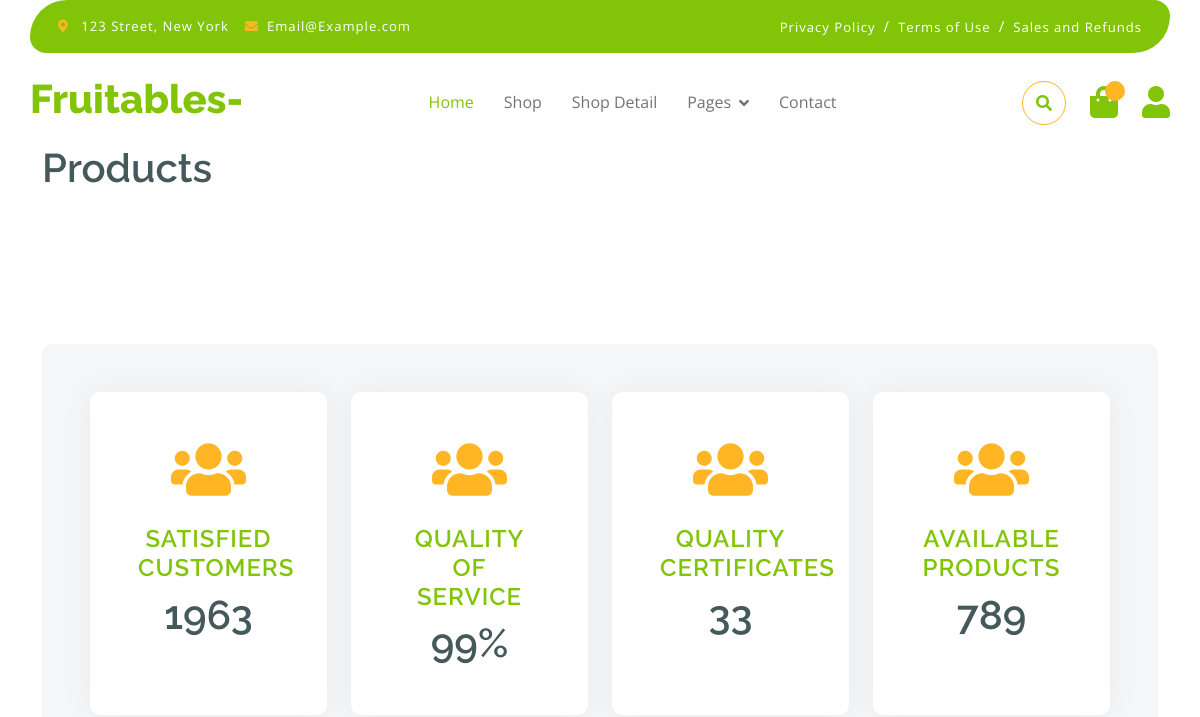
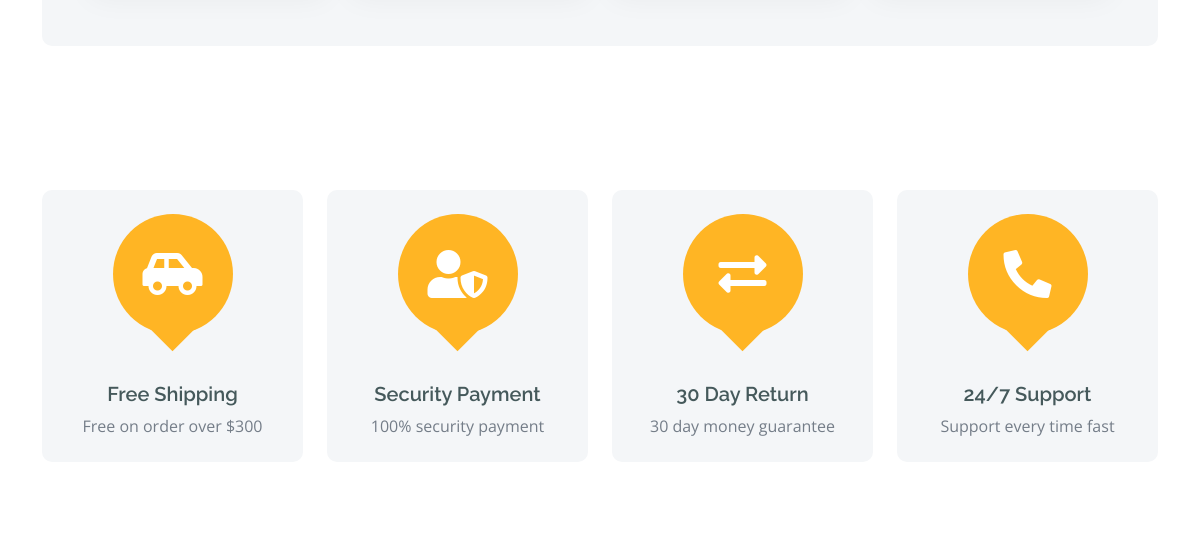
The app's page / (upper part), older data (2 pictures, top to bottom).
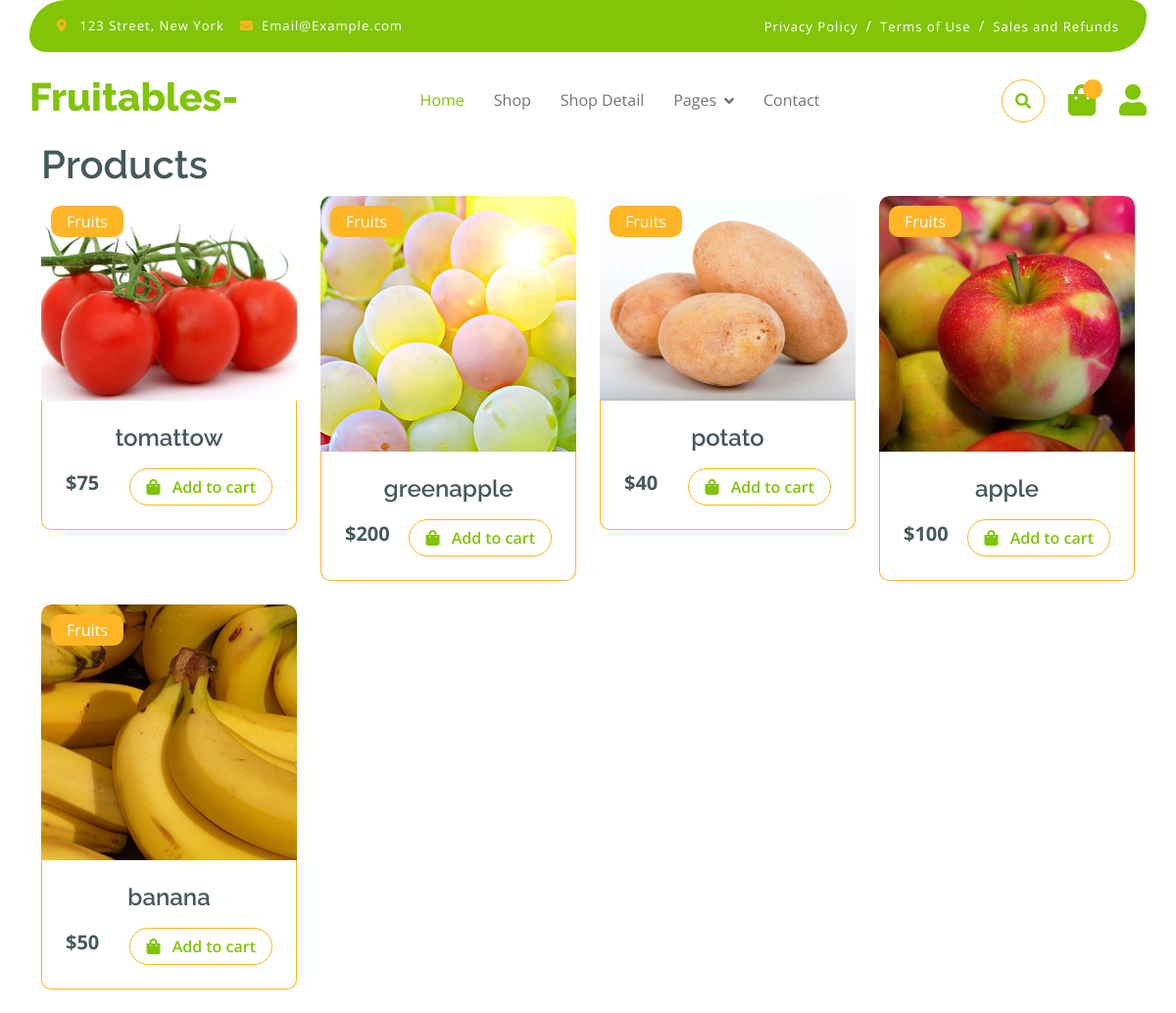
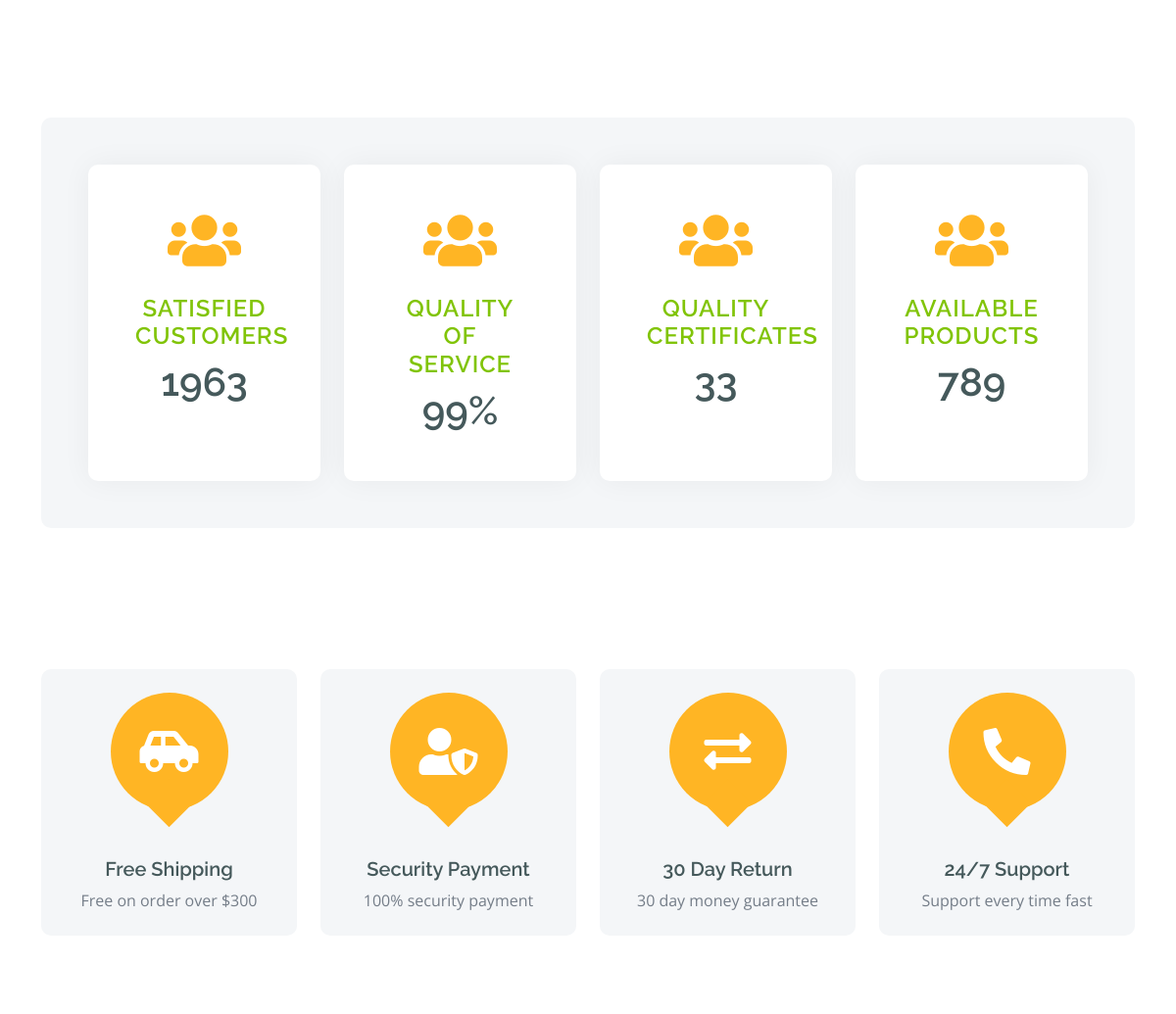
The same page, newer data (2 pictures, top to bottom).
### app/models.py (models this page shows, shortened)
class Product(models.Model):
    name = models.CharField(max_length=50, blank=True, null=True)
    desc = models.TextField(blank=True, null=True)
    price = models.IntegerField(blank=True, null=True)
    image = models.ImageField(
        upload_to='images', default='image not available')
    thumbnails = models.ImageField(upload_to='thumbnail', blank=True)
    categ = models.ForeignKey(
        'category', on_delete=models.CASCADE, blank=True, null=True)
    created = models.DateTimeField(auto_now=True)
    class Meta:
        ordering = ['-created']

### app/views.py (the view)
# urls.py: path('',index,name='index'),
def index(request, *args, **kwargs):
    products = Product.objects.all()
    category = Category.objects.all()
    context = {'products': products, 'category': category}
    return render(request, 'products.html', context)

### templates/products.html (shortened to what this page needs)
{% extends "index.html" %}
{% block products %}
<div class="container-fluid fruite py-5">
    <div class="container py-5">
        <div class="tab-class text-center">
            <div class="row g-4">
                <div class="col-lg-4 text-start">
                    <h1>Our Organic Products</h1>
                </div>
                <div class="col-lg-8 text-end">
                    <ul class="nav nav-pills d-inline-flex text-center mb-5">
                        <li class="nav-item">
                            <a class="d-flex m-2 py-2 bg-light rounded-pill active" data-bs-toggle="pill" href="#tab-1">
                                <span class="text-dark" style="width: 130px;">All Products</span>
                            </a>
                        </li>
                        {% for i in category  %}
                          <li class="nav-item">
                            <a class="d-flex py-2 m-2 bg-light rounded-pill"  href="">
                                <span class="text-dark" style="width: 130px;">{{i.name}}</span>
                            </a>
                        </li>
                        {% endfor %}
                    </ul>
                </div>
            </div>
            <div class="tab-content">
                <div id="tab-1" class="tab-pane fade show p-0 active">
                    <div class="row g-4">
                        <div class="col-lg-12">
                            <div class="row g-4">
                              {% for i in products  %}
                                <div class="col-md-6 col-lg-4 col-xl-3" >
                                    <div class="rounded position-relative fruite-item" >
                                        <div class="fruite-img">
                                            <img src="{{i.image}}" class="img-fluid w-100 rounded-top" alt="">
                                        </div>
                                        <div class="text-white bg-secondary px-3 py-1 rounded position-absolute" style="top: 10px; left: 10px;">Fruits</div>
                                        <div class="p-4 border border-secondary border-top-0 rounded-bottom">
                                            <h4>{{i.name}}</h4>
                                            <div class="d-flex justify-content-between flex-lg-wrap">
                                                <p class="text-dark fs-5 fw-bold mb-0"> ${{i.price}}</p>
                                                <a href="{% url 'addtocart' i.id %}" class="btn border border-secondary rounded-pill px-3 text-primary"><i class="fa fa-shopping-bag me-2 text-primary"></i> Add to cart</a>
                                            </div>
                                        </div>
                                    </div>
                                </div>
                              {%endfor%}
                            </div>
                        </div>
                    </div>
                </div>
            </div>
        </div>
    </div>
  </div>
{% endblock products %}

### templates/index.html (shortened to what this page needs)
{% load static %}
<!DOCTYPE html>
<html lang="en">
  <head>
    <link
      rel="stylesheet"
      href="https://use.fontawesome.com/releases/v5.15.4/css/all.css"
    />
    <link
      href="https://cdn.jsdelivr.net/npm/bootstrap-icons@1.4.1/font/bootstrap-icons.css"
      rel="stylesheet"
    />
    <link
      href="{% static 'lib/lightbox/css/lightbox.min.css' %}"
      rel="stylesheet"
    />
    <link
      href="{% static 'lib/owlcarousel/assets/owl.carousel.min.css' %}"
      rel="stylesheet"
    />
    <link href="{% static 'css1/bootstrap.min.css' %}" rel="stylesheet" />
    <link href="{% static 'css1/style.css' %}" rel="stylesheet" />
  </head>
  <body>
    <div class="container-fluid fixed-top">
      <div class="container topbar bg-primary d-none d-lg-block">
        <div class="d-flex justify-content-between">
          <div class="top-info ps-2">
            <small class="me-3"
              ><i class="fas fa-map-marker-alt me-2 text-secondary"></i>
              <a href="#" class="text-white">123 Street, New York</a></small
            >
            <small class="me-3"
              ><i class="fas fa-envelope me-2 text-secondary"></i
              ><a href="#" class="text-white">Email@Example.com</a></small
            >
          </div>
          <div class="top-link pe-2">
            <a href="#" class="text-white"
              ><small class="text-white mx-2">Privacy Policy</small>/</a
            >
            <a href="#" class="text-white"
              ><small class="text-white mx-2">Terms of Use</small>/</a
            >
            <a href="#" class="text-white"
              ><small class="text-white ms-2">Sales and Refunds</small></a
            >
          </div>
        </div>
      </div>
      <div class="container px-0">
        <nav class="navbar navbar-light bg-white navbar-expand-xl">
          <a href="index.html" class="navbar-brand"
            ><h1 class="text-primary display-6">Fruitables-</h1></a
          >
          <div class="collapse navbar-collapse bg-white" id="navbarCollapse">
            <div class="navbar-nav mx-auto">
              <a href="{% url 'index' %}" class="nav-item nav-link active">Home</a>
              <a href="{% url 'shop' %}" class="nav-item nav-link">Shop</a>
              <a href="shop-detail.html" class="nav-item nav-link"
                >Shop Detail</a
              >
              <div class="nav-item dropdown">
                <a
                  href="#"
                  class="nav-link dropdown-toggle"
                  data-bs-toggle="dropdown"
                  >Pages</a
                >
              </div>
              <a href="contact.html" class="nav-item nav-link">Contact</a>
            </div>
            <div class="d-flex m-3 me-0">
              <button
                class="btn-search btn border border-secondary btn-md-square rounded-circle bg-white me-4"
                data-bs-toggle="modal"
                data-bs-target="#searchModal"
              >
                <i class="fas fa-search text-primary"></i>
              </button>
              <a href="{% url 'cart' %}" class="position-relative me-4 my-auto">
                <i class="fa fa-shopping-bag fa-2x"></i>
                <span
                  class="position-absolute bg-secondary rounded-circle d-flex align-items-center justify-content-center text-dark px-1"
                  style="top: -5px; left: 15px; height: 20px; min-width: 20px"
                  >{{cart_count}}</span
                >
              </a>
              <a href="#" class="my-auto">
                <i class="fas fa-user fa-2x"></i>
              </a>
            </div>
          </div>
        </nav>
      </div>
    </div>
      {% block products %}
      {% endblock products %}
    <div class="container-fluid py-5">
      <div class="container">
        <div class="bg-light p-5 rounded">
          <div class="row g-4 justify-content-center">
            <div class="col-md-6 col-lg-6 col-xl-3">
              <div class="counter bg-white rounded p-5">
                <i class="fa fa-users text-secondary"></i>
                <h4>satisfied customers</h4>
                <h1>1963</h1>
              </div>
            </div>
            <div class="col-md-6 col-lg-6 col-xl-3">
              <div class="counter bg-white rounded p-5">
                <i class="fa fa-users text-secondary"></i>
                <h4>quality of service</h4>
                <h1>99%</h1>
              </div>
            </div>
            <div class="col-md-6 col-lg-6 col-xl-3">
              <div class="counter bg-white rounded p-5">
                <i class="fa fa-users text-secondary"></i>
                <h4>quality certificates</h4>
                <h1>33</h1>
              </div>
            </div>
            <div class="col-md-6 col-lg-6 col-xl-3">
              <div class="counter bg-white rounded p-5">
                <i class="fa fa-users text-secondary"></i>
                <h4>Available Products</h4>
                <h1>789</h1>
              </div>
            </div>
          </div>
        </div>
      </div>
    </div>
    <div class="container-fluid featurs py-5">
      <div class="container py-5">
        <div class="row g-4">
          <div class="col-md-6 col-lg-3">
            <div class="featurs-item text-center rounded bg-light p-4">
              <div
                class="featurs-icon btn-square rounded-circle bg-secondary mb-5 mx-auto"
              >
                <i class="fas fa-car-side fa-3x text-white"></i>
              </div>
              <div class="featurs-content text-center">
                <h5>Free Shipping</h5>
                <p class="mb-0">Free on order over $300</p>
              </div>
            </div>
          </div>
          <div class="col-md-6 col-lg-3">
            <div class="featurs-item text-center rounded bg-light p-4">
              <div
                class="featurs-icon btn-square rounded-circle bg-secondary mb-5 mx-auto"
              >
                <i class="fas fa-user-shield fa-3x text-white"></i>
              </div>
              <div class="featurs-content text-center">
                <h5>Security Payment</h5>
                <p class="mb-0">100% security payment</p>
              </div>
            </div>
          </div>
          <div class="col-md-6 col-lg-3">
            <div class="featurs-item text-center rounded bg-light p-4">
              <div
                class="featurs-icon btn-square rounded-circle bg-secondary mb-5 mx-auto"
              >
                <i class="fas fa-exchange-alt fa-3x text-white"></i>
              </div>
              <div class="featurs-content text-center">
                <h5>30 Day Return</h5>
                <p class="mb-0">30 day money guarantee</p>
              </div>
            </div>
          </div>
          <div class="col-md-6 col-lg-3">
            <div class="featurs-item text-center rounded bg-light p-4">
              <div
                class="featurs-icon btn-square rounded-circle bg-secondary mb-5 mx-auto"
              >
                <i class="fa fa-phone-alt fa-3x text-white"></i>
              </div>
              <div class="featurs-content text-center">
                <h5>24/7 Support</h5>
                <p class="mb-0">Support every time fast</p>
              </div>
            </div>
          </div>
        </div>
      </div>
    </div>
  </body>
</html>

### static/css1/style.css (style rules this page uses)
.btn { font-weight: 600; transition: .5s; }
.btn-square { width: 32px; height: 32px; }
.btn-md-square { width: 44px; height: 44px; }
.btn-square, .btn-sm-square, .btn-md-square, .btn-lg-square { padding: 0; display: flex; align-items: center; justify-content: center; font-weight: normal; }
.btn.border-secondary { transition: 0.5s; }
.fixed-top { transition: 0.5s; background: var(--bs-white); border: 0; }
.topbar { padding: 20px; border-radius: 230px 100px; }
.topbar .top-info { font-size: 15px; line-height: 0; letter-spacing: 1px; display: flex; align-items: center; }
.topbar .top-link { font-size: 15px; line-height: 0; letter-spacing: 1px; display: flex; align-items: center; }
.topbar .top-link a { letter-spacing: 1px; }
.navbar .navbar-nav .nav-link { padding: 10px 15px; font-size: 16px; transition: .5s; }
.navbar { height: 100px; border-bottom: 1px solid rgba(255, 255, 255, .1); }
.navbar .navbar-nav .nav-link:hover, .navbar .navbar-nav .nav-link.active, .fixed-top.bg-white .navbar .navbar-nav .nav-link:hover, .fixed-top.bg-white .navbar .navbar-nav .nav-link.active { color: var(--bs-primary); }
.navbar .dropdown-toggle::after { border: none; content: "\f107"; font-family: "Font Awesome 5 Free"; font-weight: 700; vertical-align: middle; margin-left: 8px; }
.featurs .featurs-item .featurs-icon { position: relative; width: 120px; height: 120px; }
.featurs .featurs-item .featurs-icon::after { content: ""; width: 35px; height: 35px; background: var(--bs-secondary); position: absolute; bottom: -10px; transform: translate(-50%); transform: rotate(45deg); background: var(--bs-secondary); }
.fruite .tab-class .nav-item a.active { background: var(--bs-secondary) !important; }
.fruite .tab-class .nav-item a.active span { color: var(--bs-white) !important; }
.fruite .fruite-item { height: 100%; transition: 0.5s; }
.fruite .fruite-item .fruite-img { overflow: hidden; transition: 0.5s; border-radius: 10px 10px 0 0; }
.fruite .fruite-item .fruite-img img { transition: 0.5s; }
.counter { height: 100%; text-align: center; box-shadow: 0 0 30px rgba(0, 0, 0, 0.05); }
.counter i { font-size: 60px; margin-bottom: 25px; }
.counter h4 { color: var(--bs-primary); letter-spacing: 1px; text-transform: uppercase; }
.counter h1 { margin-bottom: 0; }

Row changes from the older to the newer data that the page shows:
added Product: image (picture), name "tomattow", price "75"
added Product: image (picture), name "greenapple", price "200"
added Product: image (picture), name "potato", price "40"
added Product: image (picture), name "apple", price "100"
added Product: image (picture), name "banana", price "50"
